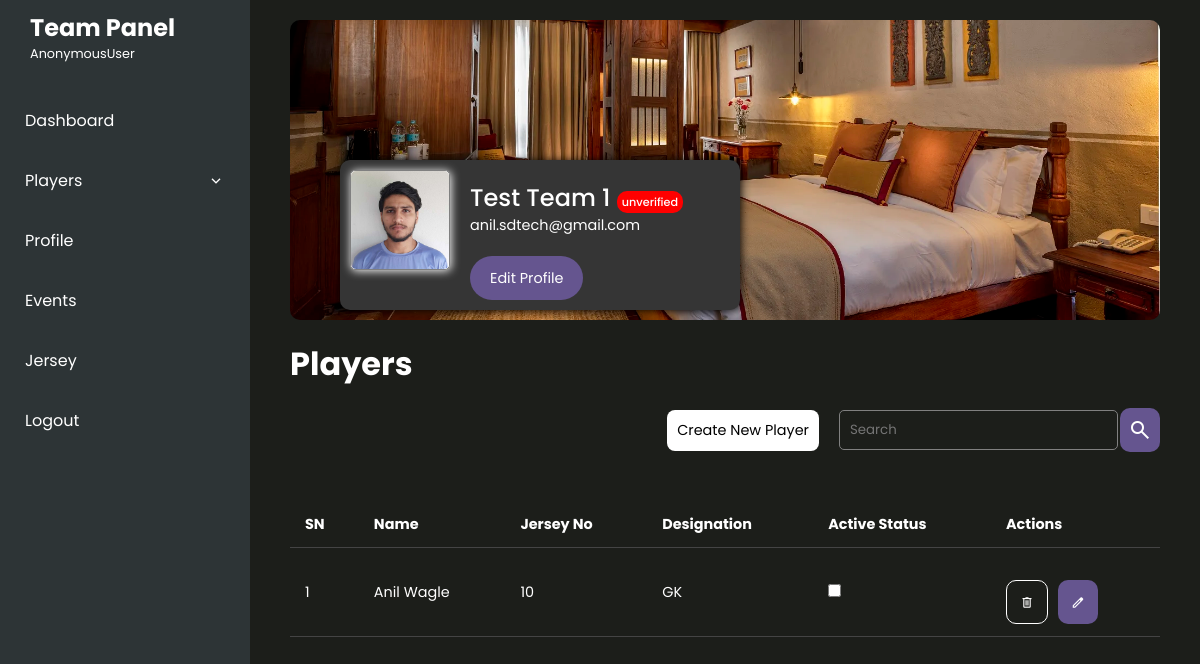
Screenshot of /teams/8/players/ with the database file from the repository.
### team/models.py (models this page shows, shortened)
class Team(models.Model):
    SPORT_TYPES = (
        ('FOOTBALL','Football'),
    )
    name = models.CharField(max_length=255,db_index=1)
    total_players = models.PositiveIntegerField(default=10,blank=True, null=True)
    sports_genere = models.CharField(max_length=25,choices=SPORT_TYPES,default='FOOTBALL',blank=True)
    short_name = models.CharField(unique=True,max_length=10,blank=True,null=True)
    is_organizers_team = models.BooleanField(default=False)
    email = models.EmailField(max_length=100,blank=True,null=True)
    phone = models.CharField(max_length=10,blank=True,null=True)
    address = models.CharField(max_length=255,blank=True,null=True)
    province = models.ForeignKey(Province, on_delete=models.SET_NULL,null=True)
    district = models.ForeignKey(District, on_delete=models.SET_NULL,null=True)
    municipality = models.ForeignKey(Municipality, on_delete=models.SET_NULL,null=True)
    is_verified = models.BooleanField(default=False)
    user = models.ForeignKey(User,on_delete=models.CASCADE,null=True,blank=True,related_name='team')
    logo = models.ImageField(upload_to="images/teams/",blank=True,null=True)
    banner = models.ImageField(upload_to='images/banner/',blank=True,null=True)
    gender = models.CharField(max_length=25,choices=constants.GENDER_OPTIONS.CHOICES,default=constants.GENDER_OPTIONS.MALE)
    created_at = models.DateTimeField(auto_now_add=True)
    updated_at = models.DateTimeField(auto_now=True)

class Player(models.Model):
    team = models.ForeignKey('Team', on_delete=models.CASCADE)
    name = models.CharField(max_length=50)
    jersey_no = models.PositiveIntegerField()
    age = models.PositiveIntegerField()
    email = models.EmailField(max_length=100,blank=True,null=True)
    phone = models.CharField(max_length=10,blank=True,null=True)
    weight = models.PositiveIntegerField(blank=True,null=True)
    is_active = models.BooleanField(default=False)
    is_playing = models.BooleanField(default=False)
    profile_image = models.ImageField(upload_to='images/teams/', blank=True, null=True)
    height = models.PositiveIntegerField(blank=True,null=True)
    blood_group = models.CharField(max_length=25, choices=constants.BLOOD_GROUPS.choices)
    address = models.TextField(blank=True,null=True)
    designation = models.CharField(max_length=100, choices=constants.PLAYER_POSITION.choices, blank=True, null=True)
    created_at = models.DateTimeField(auto_now_add=True,blank=True,null=True)
    updated_at = models.DateTimeField(auto_now=True,blank=True,null=True)

### sportsApp/views.py (the view)
# urls.py: path("teams/<int:team_id>/players/",views.view_players,name="team-players"),
def view_players(request,team_id):
    team = get_object_or_404(Team,id=team_id)
    players = Player.objects.filter(team=team)
    return render(request,'./teams/player_table.html',{'team':team,'players':players})

### sportsApp/context_processors.py (called while the page is built)
def permissions_processor(request):
    permissions = {
        "is_organizer": False,
        "is_staff": False,
    }
    if request.user.is_authenticated:
        if request.user.is_staff:
            permissions['is_organizer'] = True
        elif request.user.groups.filter(name='TeamGroup').exists():
             permissions["is_team"] = True
    return {"permissions": permissions}

### sportsApp/templates/teams/player_table.html
{% extends 'teams/teamProfile.html' %}
{% block teamcontent %}
{% include 'players/player_list.html' %}
{% endblock teamcontent %}

### sportsApp/templates/teams/teamProfile.html (shortened to what this page needs)
{% extends 'event/event_index.html' %} {% load static %} {% block content %}
<div class="user_profile seller_profile_container">
  <div class="seller_profile_sm">
    <div class="banner_container">
      <div class="profile_picture">
        <div class="img_box">
          {% if team.logo %}
          <img src="{{ team.logo.url }}" alt="" />
          {% else %}
          <img src="https://th.bing.com/th/id/OIG1.egQEJxg7JTBbpWL.xSuQ?pid=ImgGn" alt="">
          {% endif %}
        </div>
        <div class="details">
          <h2>{{ team.name }} <span class="verification {% if team.is_verified %}verified{% else %}unverified{% endif %}">{% if team.is_verified %}verified{% else %}unverified{% endif %}</span></h2>
          <p>{{ team.email }}</p>
      <button class="global_btn">Edit Profile</button>
        </div>
      </div>
    </div>
{% block teamcontent %}
{% endblock teamcontent %}
  </div>
  {% endblock %}

### sportsApp/templates/players/player_list.html (shortened to what this page needs)
<div class="responsive-table-box players_table">
    <h2 >Players</h2>
    <div class="filter_box">
        <div class="filter_box">
            <a href="{% url 'create-player' team_id=team.id %}">Create New Player</a>
            <div class="search">
               <input type="search" placeholder="Search"/>
               <button class="global_btn"><span class="material-symbols-outlined">
                </span></button>
            </div>
        </div>
    </div>
    <table class="responsive-table">
      <thead>
        <tr>
          <th>SN</th>
          <th>Name</th>
          <th>Jersey No</th>
          <th>Designation</th>
          <th>Active Status</th>
          <th>Actions</th>
        </tr>
      </thead>
      <tbody>
        {% for player in players %}
        <tr>
          <td>{{ forloop.counter|add:0 }}</td>
          <td>{{player.name}}</td>
          <td>{{player.jersey_no}}</td>
          <td>{{player.designation}}</td>
          <td>
            <div class="checkbox_wrapper">
              <input type="checkbox"
              id="team_checkbox{{ player.id }}"
                  onchange="handleChangeTeamCheckbox('{{ player.id }}','{{player.name}}')"
                  />
            </div>
          </td>
          <td>
            <div class="td_actions">
                <button class="global_btn outline" type="button" onclick="handleDeletePlayer('{{player.id}}','Do you want to delete this player {{player.name}}?','You make lose the player data if you delete.')">
                  <span class="icon material-symbols-outlined">
                    </span>
                </button>
                <a href="/update-player/{{player.id}}">
                  <button class="global_btn" type="button">
                    <span class="icon material-symbols-outlined">
                      </span>
                  </button>
                </a>
              </div>
          </td>
        </tr>
        {% endfor %}
      </tbody>
    </table>
  </div>

### static/styles/main.css (style rules this page uses)
* { padding: 0; margin: 0; box-sizing: border-box; font-family: "Poppins", sans-serif; }
:root { --global_blue:rgb(84, 84, 255); --primary-color:#65558f; --box-color:#353535; --error-red:rgb(254, 93, 93); }
p { font-size: 20px; color: rgb(197, 197, 197); }
body, html { margin: auto; }
body { background-color: #1c1e1a; position: relative; }
a { text-decoration: none; }
.leaderboard_button, .global_btn { padding-left: 20px; padding-right: 20px; min-width: 100px; min-height: 44px; background-color: var(--primary-color); color: white; border-radius: 50px; border: none; font-size: 0.9rem; margin-top: 20px; cursor: pointer; }
.leaderboard_button.outline, .global_btn.outline { background-color: transparent; border: 1px solid white; }
.user_profile { padding: 0px 20px; }
.user_profile .seller_profile_sm .banner_container { overflow: hidden; padding: 0; position: relative; min-height: 300px; height: 200px; border-radius: 10px; display: block; }
.user_profile .seller_profile_sm .banner_container .profile_picture { height: 150px; background-color: var(--box-color); border-radius: 10px; box-shadow: 1px 1px 10px black; min-width: 400px; position: absolute; left: 50px; bottom: 10px; display: flex; padding: 10px; color: white; -moz-column-gap: 20px; column-gap: 20px; }
.user_profile .seller_profile_sm .banner_container .profile_picture .img_box { height: 100px; width: 100px; background-color: white; box-shadow: 1px 1px 10px white; border-radius: 5px; display: flex; border: 1px solid gray; }
.user_profile .seller_profile_sm .banner_container .profile_picture .img_box img { margin: auto; border-radius: 5px; height: 100%; width: 100%; }
.user_profile .seller_profile_sm .banner_container .profile_picture .details { margin-top: 10px; }
.user_profile .seller_profile_sm .banner_container .profile_picture .details h2 { font-size: 1.5rem; font-weight: 500; }
.user_profile .seller_profile_sm .banner_container .profile_picture .details h2 .verification { font-size: 0.7rem; padding: 3px; border-radius: 10px; padding-left: 5px; padding-right: 5px; background-color: green; }
.user_profile .seller_profile_sm .banner_container .profile_picture .details h2 .verification.unverified { background-color: red; }
.user_profile .seller_profile_sm .banner_container .profile_picture .details p { font-size: 0.9rem; }
.user_profile .seller_profile_sm .players_table { margin-top: 20px; }
h1, h2, h3, h4 { color: white; }
p { color: white; }
.responsive-table-box { color: white; }
.responsive-table-box .filter_box { padding: 10px 0px; display: flex; justify-content: right; margin-bottom: 10px; -moz-column-gap: 20px; column-gap: 20px; place-items: center; }
.responsive-table-box .filter_box .search { display: flex; place-content: center; place-items: center; }
.responsive-table-box .filter_box .search .global_btn { min-width: 25px; width: 30px; display: flex; place-content: center; place-items: center; margin: 0; margin-left: 2px; border-radius: 10px; }
.responsive-table-box .filter_box a { background-color: white; color: black; padding: 10px; display: flex; border-radius: 8px; font-size: 0.9rem; }
.responsive-table-box .filter_box input { height: 40px; min-width: 200px; background-color: transparent; border: 1px solid gray; border-radius: 5px; padding: 10px; color: white; }
.responsive-table { width: 100%; border-collapse: collapse; margin: 20px 0; font-size: 18px; overflow: hidden; color: white; }
.responsive-table th, .responsive-table td { padding: 12px 15px; font-size: 0.9rem; text-align: left; }
.responsive-table th a, .responsive-table td a { color: white; font-size: 0.9rem; }
.responsive-table thead th { color: #ffffff; font-weight: bold; border-bottom: 1px solid #444; }
.responsive-table tbody td { border-bottom: 1px solid #444; }
.responsive-table .td_actions { display: flex; -moz-column-gap: 10px; column-gap: 10px; }
.responsive-table .td_actions button { border-radius: 10px; min-width: 20px; width: 20px; height: 20px; display: flex; place-content: center; place-items: center; }
.responsive-table .td_actions button .icon { font-size: 15px; }
.content h2 { font-size: 32px; font-weight: bold; }

### rows the page displays
Team: logo (picture), name "Test Team 1", email "anil.sdtech@gmail.com"
Player: name "Anil Wagle", jersey_no "10", designation "GK"

### other values shown
{{ request.user }} "AnonymousUser"
